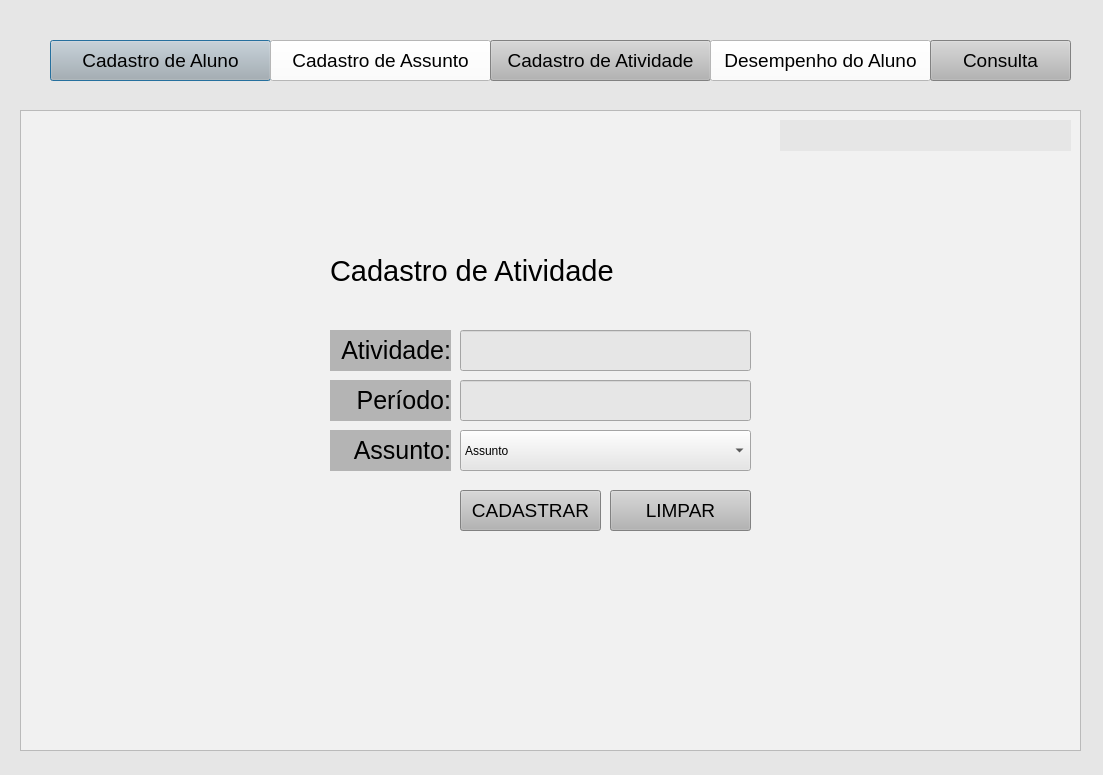
<?xml version="1.0" encoding="UTF-8"?>
<ui version="4.0">
 <class>Dialog</class>
 <widget class="QDialog" name="Dialog">
  <property name="geometry">
   <rect>
    <x>0</x>
    <y>0</y>
    <width>1103</width>
    <height>775</height>
   </rect>
  </property>
  <property name="windowTitle">
   <string>Agenda de Atividade</string>
  </property>
  <property name="styleSheet">
   <string notr="true">background-color: rgb(230, 230, 230);</string>
  </property>
  <widget class="QPushButton" name="Bt_CadastroAluno">
   <property name="geometry">
    <rect>
     <x>50</x>
     <y>40</y>
     <width>221</width>
     <height>41</height>
    </rect>
   </property>
   <property name="font">
    <font>
     <pointsize>14</pointsize>
    </font>
   </property>
   <property name="styleSheet">
    <string notr="true">background-color: rgb(180, 180, 180);</string>
   </property>
   <property name="text">
    <string>Cadastro de Aluno</string>
   </property>
  </widget>
  <widget class="QPushButton" name="Bt_CadastroAssunto">
   <property name="geometry">
    <rect>
     <x>270</x>
     <y>40</y>
     <width>221</width>
     <height>41</height>
    </rect>
   </property>
   <property name="font">
    <font>
     <pointsize>14</pointsize>
    </font>
   </property>
   <property name="styleSheet">
    <string notr="true">background-color: rgb(255, 255, 255);</string>
   </property>
   <property name="text">
    <string>Cadastro de Assunto</string>
   </property>
  </widget>
  <widget class="QPushButton" name="Bt_CadastroAtividade">
   <property name="geometry">
    <rect>
     <x>490</x>
     <y>40</y>
     <width>221</width>
     <height>41</height>
    </rect>
   </property>
   <property name="font">
    <font>
     <pointsize>14</pointsize>
    </font>
   </property>
   <property name="styleSheet">
    <string notr="true">background-color: rgb(180, 180, 180);</string>
   </property>
   <property name="text">
    <string>Cadastro de Atividade</string>
   </property>
  </widget>
  <widget class="QPushButton" name="Bt_CadastroDesempenho">
   <property name="geometry">
    <rect>
     <x>710</x>
     <y>40</y>
     <width>221</width>
     <height>41</height>
    </rect>
   </property>
   <property name="font">
    <font>
     <pointsize>14</pointsize>
    </font>
   </property>
   <property name="styleSheet">
    <string notr="true">background-color: rgb(255, 255, 255);</string>
   </property>
   <property name="text">
    <string>Desempenho do Aluno</string>
   </property>
  </widget>
  <widget class="QPushButton" name="Bt_CadastroConsulta">
   <property name="geometry">
    <rect>
     <x>930</x>
     <y>40</y>
     <width>141</width>
     <height>41</height>
    </rect>
   </property>
   <property name="font">
    <font>
     <pointsize>14</pointsize>
    </font>
   </property>
   <property name="styleSheet">
    <string notr="true">background-color: rgb(180, 180, 180);</string>
   </property>
   <property name="text">
    <string>Consulta</string>
   </property>
  </widget>
  <widget class="QTextBrowser" name="textBrowser">
   <property name="geometry">
    <rect>
     <x>20</x>
     <y>110</y>
     <width>1061</width>
     <height>641</height>
    </rect>
   </property>
   <property name="styleSheet">
    <string notr="true">background-color: rgb(241, 241, 241);</string>
   </property>
  </widget>
  <widget class="QLineEdit" name="Lb_Atividade">
   <property name="geometry">
    <rect>
     <x>460</x>
     <y>330</y>
     <width>291</width>
     <height>41</height>
    </rect>
   </property>
  </widget>
  <widget class="QLineEdit" name="Lb_Periodo">
   <property name="geometry">
    <rect>
     <x>460</x>
     <y>380</y>
     <width>291</width>
     <height>41</height>
    </rect>
   </property>
  </widget>
  <widget class="QPushButton" name="Bt_Cadastro">
   <property name="geometry">
    <rect>
     <x>460</x>
     <y>490</y>
     <width>141</width>
     <height>41</height>
    </rect>
   </property>
   <property name="font">
    <font>
     <pointsize>14</pointsize>
    </font>
   </property>
   <property name="styleSheet">
    <string notr="true">background-color: rgb(180, 180, 180);</string>
   </property>
   <property name="text">
    <string>CADASTRAR</string>
   </property>
  </widget>
  <widget class="QPushButton" name="Bt_Limpar">
   <property name="geometry">
    <rect>
     <x>610</x>
     <y>490</y>
     <width>141</width>
     <height>41</height>
    </rect>
   </property>
   <property name="font">
    <font>
     <pointsize>14</pointsize>
    </font>
   </property>
   <property name="styleSheet">
    <string notr="true">background-color: rgb(180, 180, 180);</string>
   </property>
   <property name="text">
    <string>LIMPAR</string>
   </property>
  </widget>
  <widget class="QLabel" name="label">
   <property name="geometry">
    <rect>
     <x>330</x>
     <y>330</y>
     <width>121</width>
     <height>41</height>
    </rect>
   </property>
   <property name="font">
    <font>
     <pointsize>19</pointsize>
    </font>
   </property>
   <property name="styleSheet">
    <string notr="true">background-color: rgb(180, 180, 180);</string>
   </property>
   <property name="text">
    <string>&lt;html&gt;&lt;head/&gt;&lt;body&gt;&lt;p align=&quot;right&quot;&gt;Atividade:&lt;/p&gt;&lt;/body&gt;&lt;/html&gt;</string>
   </property>
  </widget>
  <widget class="QLabel" name="label_2">
   <property name="geometry">
    <rect>
     <x>330</x>
     <y>380</y>
     <width>121</width>
     <height>41</height>
    </rect>
   </property>
   <property name="font">
    <font>
     <pointsize>19</pointsize>
    </font>
   </property>
   <property name="styleSheet">
    <string notr="true">background-color: rgb(180, 180, 180);</string>
   </property>
   <property name="text">
    <string>&lt;html&gt;&lt;head/&gt;&lt;body&gt;&lt;p align=&quot;right&quot;&gt;Período:&lt;/p&gt;&lt;/body&gt;&lt;/html&gt;</string>
   </property>
  </widget>
  <widget class="QLabel" name="label_6">
   <property name="geometry">
    <rect>
     <x>330</x>
     <y>230</y>
     <width>301</width>
     <height>81</height>
    </rect>
   </property>
   <property name="font">
    <font>
     <pointsize>22</pointsize>
     <weight>50</weight>
     <italic>false</italic>
     <bold>false</bold>
     <underline>false</underline>
    </font>
   </property>
   <property name="styleSheet">
    <string notr="true">background-color: rgb(241, 241, 241);</string>
   </property>
   <property name="text">
    <string>Cadastro de Atividade</string>
   </property>
  </widget>
  <widget class="QComboBox" name="Box_Assunto">
   <property name="geometry">
    <rect>
     <x>460</x>
     <y>430</y>
     <width>291</width>
     <height>41</height>
    </rect>
   </property>
   <item>
    <property name="text">
     <string>Assunto</string>
    </property>
   </item>
  </widget>
  <widget class="QLabel" name="label_3">
   <property name="geometry">
    <rect>
     <x>330</x>
     <y>430</y>
     <width>121</width>
     <height>41</height>
    </rect>
   </property>
   <property name="font">
    <font>
     <pointsize>19</pointsize>
    </font>
   </property>
   <property name="styleSheet">
    <string notr="true">background-color: rgb(180, 180, 180);</string>
   </property>
   <property name="text">
    <string>&lt;html&gt;&lt;head/&gt;&lt;body&gt;&lt;p align=&quot;right&quot;&gt;Assunto:&lt;/p&gt;&lt;/body&gt;&lt;/html&gt;</string>
   </property>
  </widget>
  <widget class="QLabel" name="Lb_cadastrado">
   <property name="geometry">
    <rect>
     <x>780</x>
     <y>120</y>
     <width>291</width>
     <height>31</height>
    </rect>
   </property>
   <property name="maximumSize">
    <size>
     <width>291</width>
     <height>31</height>
    </size>
   </property>
   <property name="palette">
    <palette>
     <active>
      <colorrole role="WindowText">
       <brush brushstyle="SolidPattern">
        <color alpha="255">
         <red>0</red>
         <green>0</green>
         <blue>127</blue>
        </color>
       </brush>
      </colorrole>
      <colorrole role="Button">
       <brush brushstyle="SolidPattern">
        <color alpha="255">
         <red>230</red>
         <green>230</green>
         <blue>230</blue>
        </color>
       </brush>
      </colorrole>
      <colorrole role="Base">
       <brush brushstyle="SolidPattern">
        <color alpha="255">
         <red>230</red>
         <green>230</green>
         <blue>230</blue>
        </color>
       </brush>
      </colorrole>
      <colorrole role="Window">
       <brush brushstyle="SolidPattern">
        <color alpha="255">
         <red>230</red>
         <green>230</green>
         <blue>230</blue>
        </color>
       </brush>
      </colorrole>
     </active>
     <inactive>
      <colorrole role="WindowText">
       <brush brushstyle="SolidPattern">
        <color alpha="255">
         <red>0</red>
         <green>0</green>
         <blue>127</blue>
        </color>
       </brush>
      </colorrole>
      <colorrole role="Button">
       <brush brushstyle="SolidPattern">
        <color alpha="255">
         <red>230</red>
         <green>230</green>
         <blue>230</blue>
        </color>
       </brush>
      </colorrole>
      <colorrole role="Base">
       <brush brushstyle="SolidPattern">
        <color alpha="255">
         <red>230</red>
         <green>230</green>
         <blue>230</blue>
        </color>
       </brush>
      </colorrole>
      <colorrole role="Window">
       <brush brushstyle="SolidPattern">
        <color alpha="255">
         <red>230</red>
         <green>230</green>
         <blue>230</blue>
        </color>
       </brush>
      </colorrole>
     </inactive>
     <disabled>
      <colorrole role="WindowText">
       <brush brushstyle="SolidPattern">
        <color alpha="255">
         <red>120</red>
         <green>120</green>
         <blue>120</blue>
        </color>
       </brush>
      </colorrole>
      <colorrole role="Button">
       <brush brushstyle="SolidPattern">
        <color alpha="255">
         <red>230</red>
         <green>230</green>
         <blue>230</blue>
        </color>
       </brush>
      </colorrole>
      <colorrole role="Base">
       <brush brushstyle="SolidPattern">
        <color alpha="255">
         <red>230</red>
         <green>230</green>
         <blue>230</blue>
        </color>
       </brush>
      </colorrole>
      <colorrole role="Window">
       <brush brushstyle="SolidPattern">
        <color alpha="255">
         <red>230</red>
         <green>230</green>
         <blue>230</blue>
        </color>
       </brush>
      </colorrole>
     </disabled>
    </palette>
   </property>
   <property name="font">
    <font>
     <pointsize>12</pointsize>
    </font>
   </property>
   <property name="mouseTracking">
    <bool>true</bool>
   </property>
   <property name="frameShadow">
    <enum>QFrame::Sunken</enum>
   </property>
   <property name="text">
    <string>&lt;html&gt;&lt;head/&gt;&lt;body&gt;&lt;p&gt;&lt;br/&gt;&lt;/p&gt;&lt;/body&gt;&lt;/html&gt;</string>
   </property>
  </widget>
 </widget>
 <resources/>
 <connections/>
</ui>
